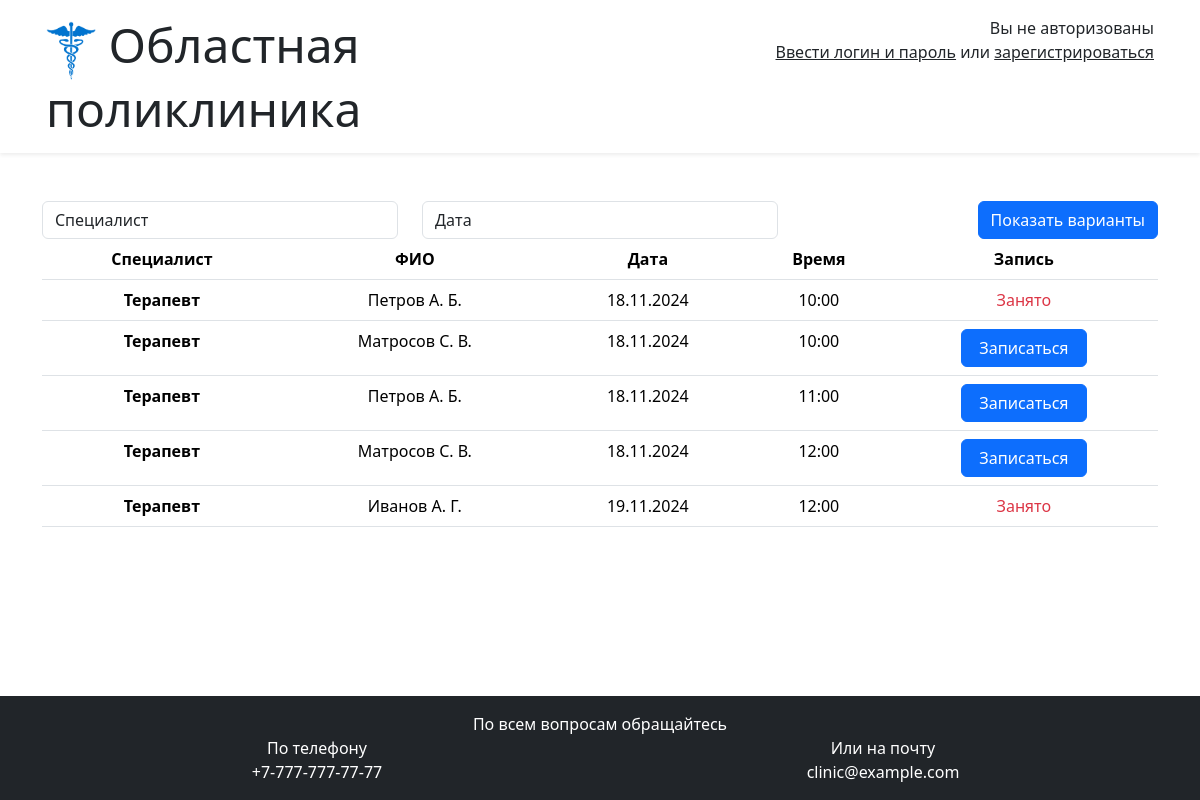
Before: / with the older database file.
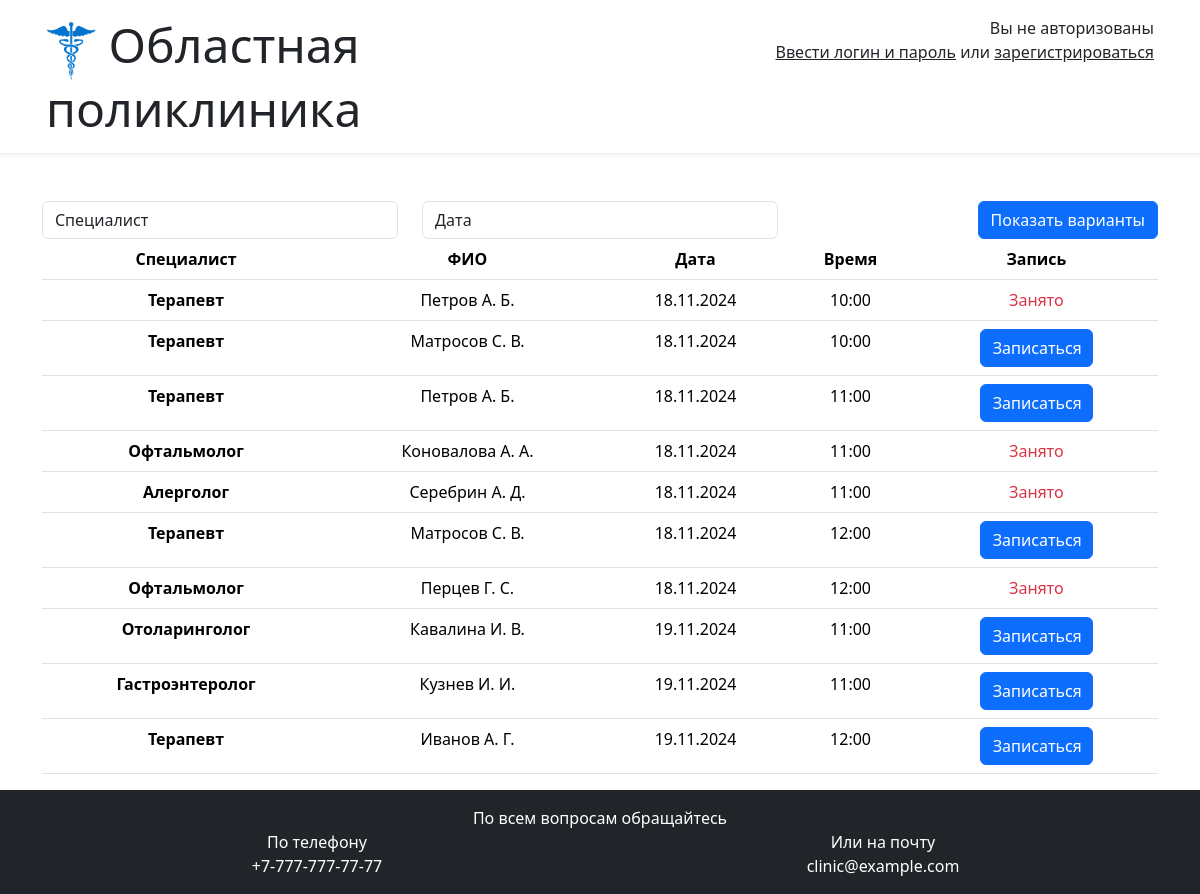
After: the same page with the newer database file.
### tables this page shows
CREATE TABLE `appointments` (
  `id` int(11) NOT NULL,
  `doctor_id` int(11) NOT NULL,
  `reception_hour_id` int(11) NOT NULL,
  `user_id` int(11) DEFAULT NULL
);

CREATE TABLE `specialists` (
  `id` int(11) NOT NULL,
  `name` varchar(45) NOT NULL
);

CREATE TABLE `doctors` (
  `id` int(11) NOT NULL,
  `specialist_id` int(11) NOT NULL,
  `name` varchar(45) NOT NULL
);

### .core/db.php (called while the page is built, shortened)
<?php
class Database
{
    private static $instance = null;
    protected function __construct()
    {
        $this->connection = new \PDO(
            "mysql:dbname=clinic;host=localhost",
            'root',
            '',
        );
    }
    public static function getInstance(): Database
    {
        if(null === self::$instance) {
            self::$instance = new static();
        }
        return self::$instance;
    }
    public static function connection(): \PDO
    {
        return static::getInstance()->connection;
    }
    public static function prepare($statement): \PDOStatement
    {
        return static::connection()->prepare($statement);
    }
    public static function query($statement): \PDOStatement
    {
        return static::connection()->query($statement);
    }
}

### .core/table_modules/reception_hour/reception_hour_table.php (called while the page is built)
<?php
class ReceptionHourTable {
    public static function get_all_day_from_now() {
        $stmt = Database::query('SELECT DATE_FORMAT(hour, "%d.%m.%Y") AS date
                                 FROM `reception_hours`
                                 WHERE hour >= CURDATE()
                                 GROUP BY DATE(hour)
                                 ');
        $stmt->execute();
        return $stmt->fetchAll();
    }
}

### logic.php (called while the page is built, shortened)
<?php
require_once($_SERVER['DOCUMENT_ROOT'] . '/iv_task/.core/index.php');
$sql = 'SELECT a.id AS appointment_id, s.name AS specialist, d.name AS doctor_name, DATE_FORMAT(r.hour, "%d.%m.%Y") AS date, DATE_FORMAT(r.hour, "%H:%i") AS time, a.user_id
        FROM `appointments` a
        INNER JOIN `doctors` d
        ON d.id = a.doctor_id
        INNER JOIN `specialists` s
        ON s.id = d.specialist_id
        INNER JOIN `reception_hours` r
        ON r.id = a.reception_hour_id
        ';
$bindings = [];
$sql .= 'ORDER BY r.hour, a.id';
$stmt = Database::prepare($sql);
$stmt->execute($bindings);

### index.php (the view, shortened to what this page needs)
<?php
require_once($_SERVER['DOCUMENT_ROOT'] . '/iv_task/logic.php');
include($_SERVER['DOCUMENT_ROOT'] . '/iv_task/templates/header.php');
?>
<div class="container mt-5">
    <form method="get" class="row">
        <div class="col">
            <select name="specialist" class="form-control">
                <option value="">Специалист</option>
            </select>
        </div>
        <div class="col">
            <select name="date" class="form-control">
                <option value="">Дата</option>
                <?php foreach (ReceptionHourTable::get_all_day_from_now() as $day): ?>
                    <option <?= isset($_GET['date']) && $_GET['date'] == $day['date'] ? 'selected' : '' ?>><?= $day['date'] ?></option>
                <?php endforeach ?>
            </select>
        </div>
        <div class="col d-flex flex-row-reverse">
            <button type="submit" class="btn btn-primary">Показать варианты</button>
        </div>
    </form>
    <table class="table text-center">
        <thead>
            <tr>
                <th scope="col">Специалист</th>
                <th scope="col">ФИО</th>
                <th scope="col">Дата</th>
                <th scope="col">Время</th>
                <th scope="col">Запись</th>
            </tr>
        </thead>
        <tbody>
            <?php foreach ($stmt as $row): ?>
                <?php $row = array_map(fn($value) => !is_null($value) ? htmlspecialchars($value) : '', $row); ?>
                <tr>
                    <th><?= $row['specialist'] ?></th>
                    <td><?= $row['doctor_name'] ?></td>
                    <td><?= $row['date'] ?></td>
                    <td><?= $row['time'] ?></td>
                    <td>
                        <?php if (!empty($row['user_id'])): ?>
                            <?php if ($_SESSION['USER_ID'] == $row['user_id']): ?>
                                <form method="post">
                                    <input value="<?= $row['appointment_id'] ?>" name="delete_appointment" hidden>
                                    <button type="submit" class="btn btn-danger w-50">
                                        Удалить
                                    </button>
                                </form>
                            <?php else : ?>
                                <span class="text-danger">Занято</span>
                            <?php endif ?>
                        <?php else : ?>
                            <form method="post">
                                <button class="btn btn-primary w-50">
                                    Записаться
                                </button>
                            </form>
                        <?php endif ?>
                    </td>
                </tr>
            <?php endforeach ?>
        </tbody>
    </table>
</div>
<?php
include($_SERVER['DOCUMENT_ROOT'] . '/iv_task/templates/footer.php');

### templates/header.php (shortened to what this page needs)
<!DOCTYPE html>
<html>
<head>
    <link href="/iv_task/inc/bootstrap/css/bootstrap.min.css" rel="stylesheet">
</head>
<body class="d-flex flex-column min-vh-100">
    <header class="shadow-sm w-100">
        <div class="container p-3">
            <div class="row">
                <div class="col display-5">
                    <img src="/iv_task/inc/img/logo.png" width="50">
                    Областная поликлиника
                </div>
                <div class="col text-end">
                    <?php
                    include($_SERVER['DOCUMENT_ROOT'] . '/iv_task/templates/auth_bock.php');
                    ?>
                </div>
            </div>
        </div>
    </header>

### templates/auth_bock.php
<?php
require_once($_SERVER['DOCUMENT_ROOT'] . '/iv_task/.core/index.php');
?>
<div>
    <?php if (isset($_SESSION['USER_ID'])) : ?>
        <div>Вы вошли как <?=UserTable::get_by_id($_SESSION['USER_ID'])['email']?> <a class="link-dark" href="/iv_task/authentication/logout.php">Выход</a></div>
    <?php else : ?>
        <div>Вы не авторизованы</div>
        <div><a class="link-dark" href="/iv_task/authentication/login.php">Ввести логин и пароль</a> или <a class="link-dark" href="/iv_task/authentication/register.php">зарегистрироваться</a></div>
    <?php endif; ?>
</div>

### templates/footer.php
    <footer class="text-center mt-auto w-100 bg-dark text-white">
        <div class="container p-3">
            По всем вопросам обращайтесь
            <div class="row">
                <div class="col">
                    По телефону <br> +7-777-777-77-77
                </div>
                <div class="col">
                    Или на почту <br> clinic@example.com
                </div>
            </div>
        </div>
    </footer>
</body>
</html>

Changed rows visible on the page:
added appointments: specialists.name "Офтальмолог", doctor.name "Коновалова А. А.", date "18.11.2024", time "11:00", shows "Занято"
added appointments: specialists.name "Алерголог", doctor.name "Серебрин А. Д.", date "18.11.2024", time "11:00", shows "Занято"
added appointments: specialists.name "Офтальмолог", doctor.name "Перцев Г. С.", date "18.11.2024", time "12:00", shows "Занято"
added appointments: specialists.name "Отоларинголог", doctor.name "Кавалина И. В.", date "19.11.2024", time "11:00"
added appointments: specialists.name "Гастроэнтеролог", doctor.name "Кузнев И. И.", date "19.11.2024", time "11:00"
changed appointments "Иванов А. Г.": user_id "Занято" → "Записаться"
